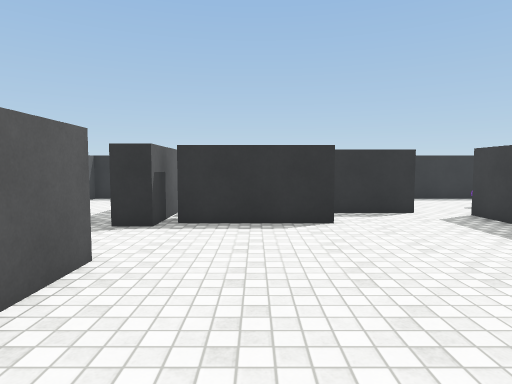
[1] (above)

19 first-person views from a walk through a scene from a Unity 3-D project. The camera is 1.4 m above the floor, tilts 4° down and sees 75° across. The floor is counted in squares, 1 m on a side. Each view is taken from the middle of a square. On the plan, view 1 faces up. The plan holds only what a view shows up to about 15 squares ahead; the rest is blank. The place goes on beyond the plan. The player is left out. Surface patterns are stand-ins for the level's own textures.

[2]
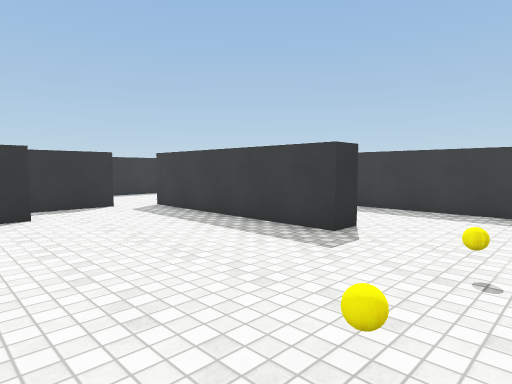

[3]
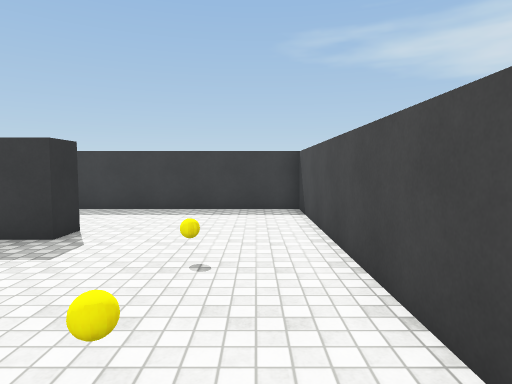

[4]
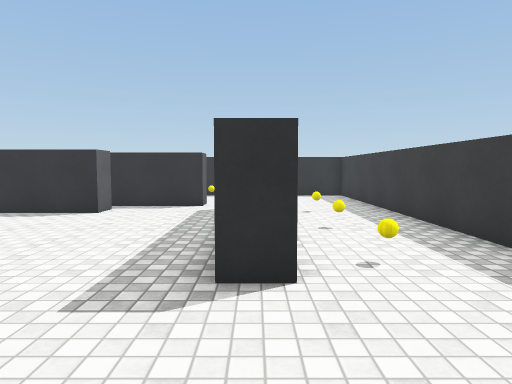

[5]
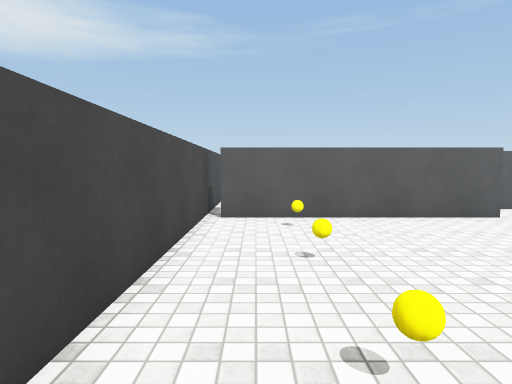

[6]
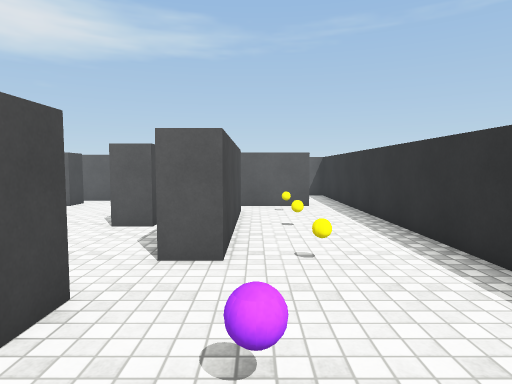

[7]
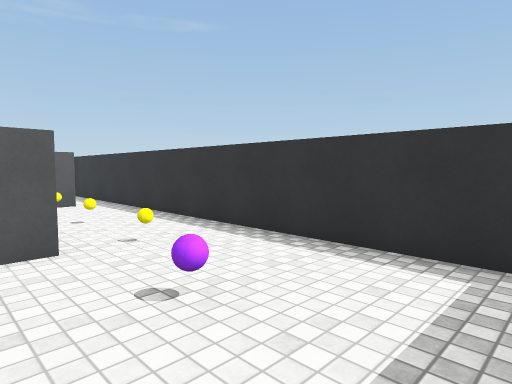

[8]
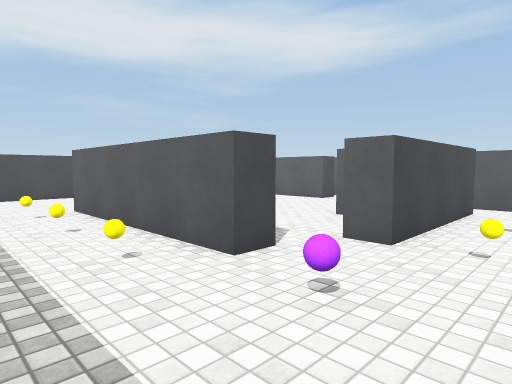

[9]
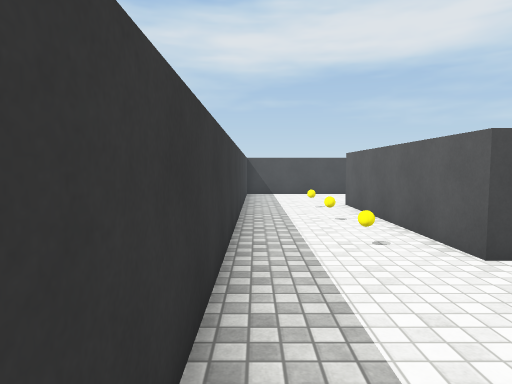

[10]
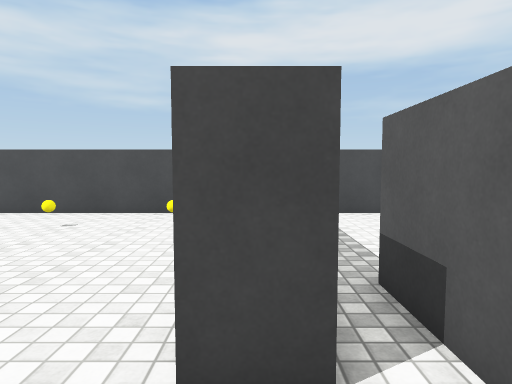

[11]
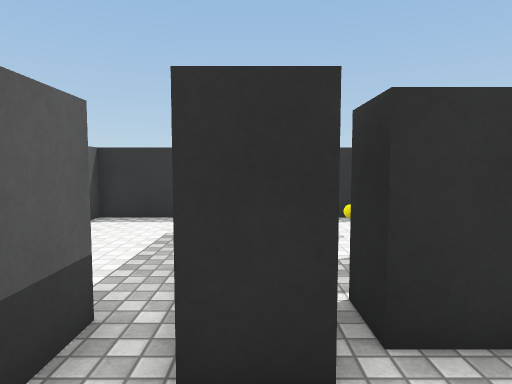

[12]
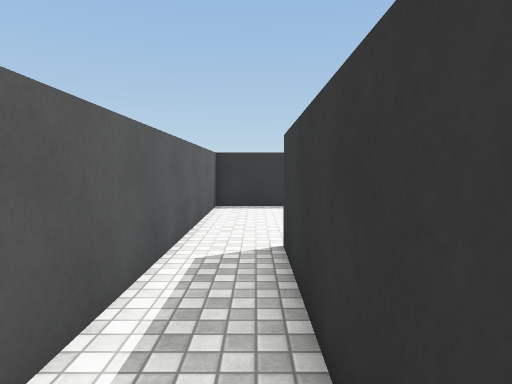

[13]
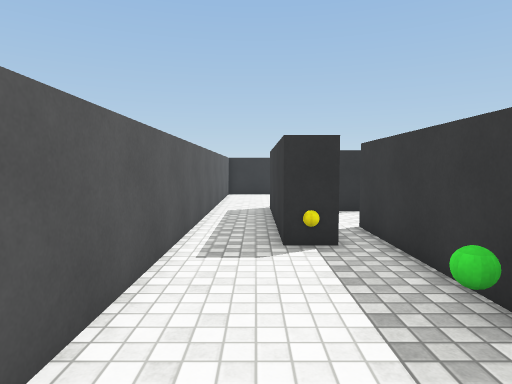

[14]
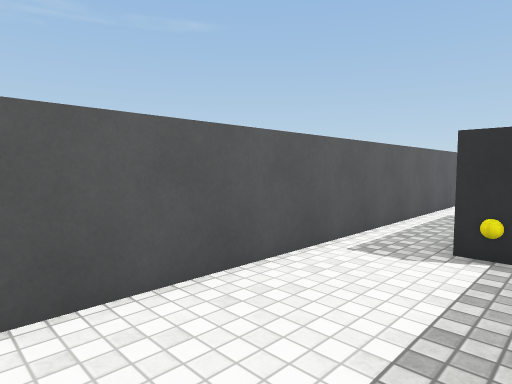

[15]
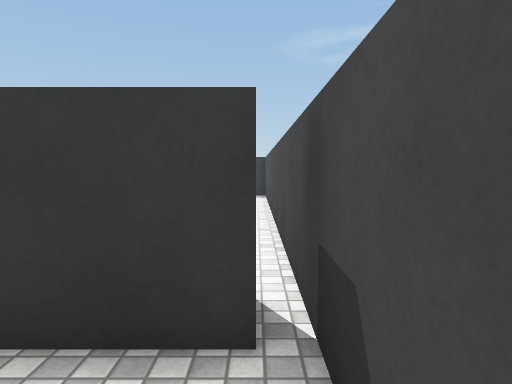

[16]
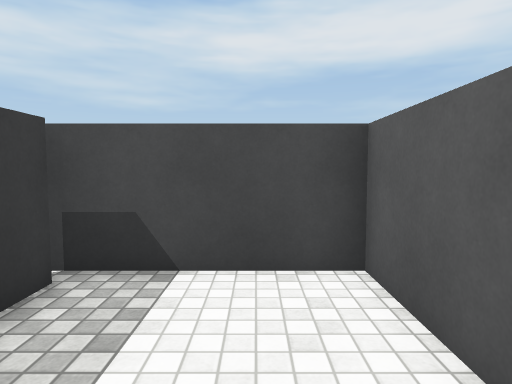

[17]
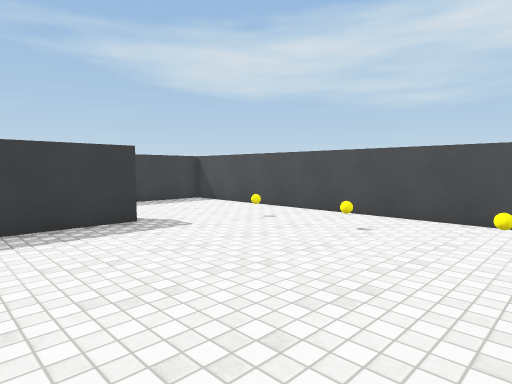

[18]
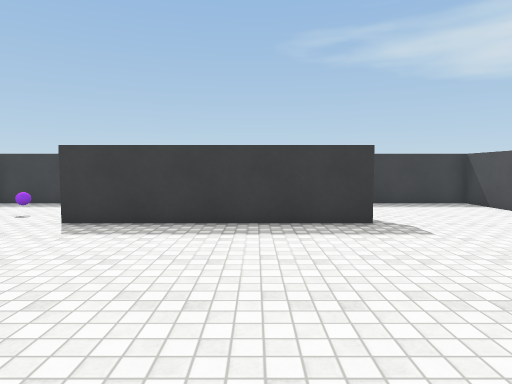

[19]
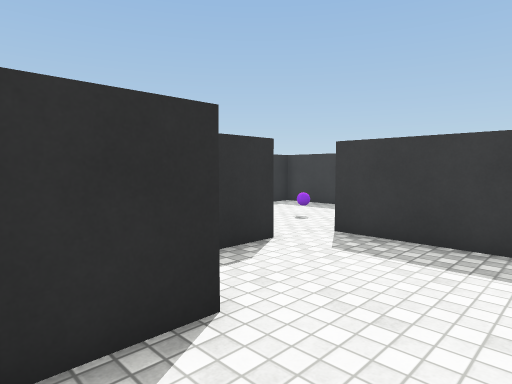

### Floor plan
Ten units are one square. View 1 is at (0, 0); x grows to the right and y downward. Boxes are objects, and circles mark ways between rooms. Rooms are numbered by the first view taken in them; rooms with no view inside come last. Other rooms are left out.
<svg viewBox="-80 -160 200 200">
<path fill="none" stroke="#000" d="M20 -96 20 -85 -20 -85M65 -20 65 -100 75 -100 75 -20 65 -20M-10 -115 50 -115 50 -105 15 -105M-35 -50 -25 -50 -25 30M-45 -75 -45 -45M-25 -140 -25 -80 -35 -80M-30 35 115 35 115 -155 -25 -155M-45 -45 -45 -30 -55 -30 -55 -90M-35 30 -35 -50M-75 -95 -75 35 -30 35M-45 -90 -45 -75M-25 -155 -75 -155 -75 -95"/>
<rect x="-15" y="5" width="10" height="10" fill="#bbb"><title>other object</title></rect>
<rect x="-15" y="-135" width="10" height="10" fill="#bbb"><title>other object</title></rect>
<rect x="15" y="5" width="10" height="10" fill="#bbb"><title>other object</title></rect>
<rect x="15" y="-135" width="10" height="10" fill="#bbb"><title>other object</title></rect>
<rect x="45" y="5" width="10" height="10" fill="#bbb"><title>other object</title></rect>
<rect x="45" y="-135" width="10" height="10" fill="#bbb"><title>other object</title></rect>
<rect x="75" y="-125" width="10" height="10" fill="#bbb"><title>other object</title></rect>
<rect x="85" y="-35" width="10" height="10" fill="#bbb"><title>other object</title></rect>
<rect x="85" y="-65" width="10" height="10" fill="#bbb"><title>other object</title></rect>
<rect x="85" y="-95" width="10" height="10" fill="#bbb"><title>other object</title></rect>
<rect x="-45" y="-5" width="10" height="10" fill="#bbb"><title>other object</title></rect>
<circle cx="-40" cy="-35" r="3" fill="#2a7"/>
<circle cx="-30" cy="-145" r="3" fill="#2a7"/>
<circle cx="-40" cy="-80" r="3" fill="#2a7"/>
<circle cx="-65" cy="-85" r="3" fill="#2a7"/>
<text x="40" y="-60">1</text>
<text x="-60" y="-20">2</text>
<text x="-50" y="-120">3</text>
</svg>
Room 1 opens to room 2. Room 1 opens to room 3. Room 2 opens to room 3.

Where each view was taken, in squares from view 1:
view 1: 0 up, 0 right, facing up
view 2: 2 down, 0 right, facing up-right
view 3: 2 down, 0 right, facing right
view 4: 2 down, 7 right, facing up
view 5: 2 down, 7 right, facing left
view 6: 12 up, 10 right, facing left
view 7: 10 up, 11 right, facing up-left
view 8: 14 up, 11 right, facing down-left
view 9: 15 up, 11 right, facing down
view 10: 7 up, 3 left, facing down
view 11: 6 up, 3 left, facing up
view 12: 3 up, 6 left, facing up
view 13: 3 down, 6 left, facing up
view 14: 3 down, 4 left, facing up-left
view 15: 3 down, 6 left, facing right
view 16: 1 up, 6 left, facing down
view 17: 6 up, 2 left, facing down-right
view 18: 5 up, 2 left, facing right
view 19: 6 up, 0 right, facing up-right
